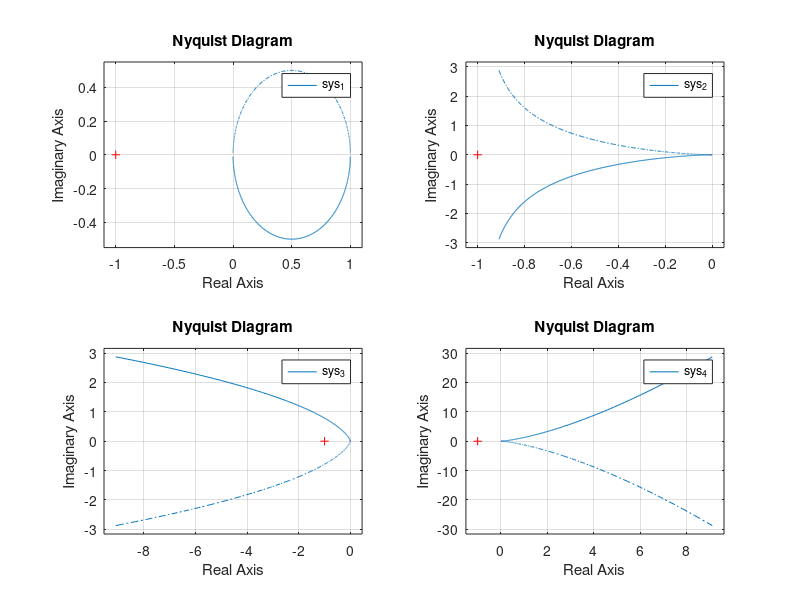

MATLAB code to generate this figure:
num_1 = [1, 1];
num_2 = [1, 1, 0];
num_3 = [1, 1, 0, 0];
num_4 = [1, 1, 0, 0, 0];

sys_1 = tf(1, num_1);
sys_2 = tf(1, num_2);
sys_3 = tf(1, num_3);
sys_4 = tf(1, num_4);

figure();
subplot(2, 2, 1);
nyquist(sys_1);
subplot(2, 2, 2);
nyquist(sys_2);
subplot(2, 2, 3);
nyquist(sys_3);
subplot(2, 2, 4);
nyquist(sys_4);